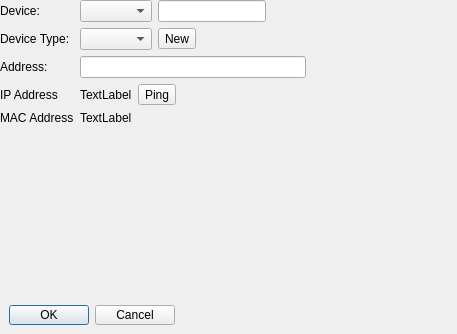
<?xml version="1.0" encoding="UTF-8"?>
<ui version="4.0">
 <class>ActivateIP</class>
 <widget class="QDialog" name="ActivateIP">
  <property name="geometry">
   <rect>
    <x>0</x>
    <y>0</y>
    <width>457</width>
    <height>334</height>
   </rect>
  </property>
  <property name="windowTitle">
   <string>Dialog</string>
  </property>
  <widget class="QDialogButtonBox" name="buttonBox">
   <property name="geometry">
    <rect>
     <x>9</x>
     <y>305</y>
     <width>166</width>
     <height>20</height>
    </rect>
   </property>
   <property name="orientation">
    <enum>Qt::Horizontal</enum>
   </property>
   <property name="standardButtons">
    <set>QDialogButtonBox::Cancel|QDialogButtonBox::Ok</set>
   </property>
  </widget>
  <widget class="QWidget" name="">
   <layout class="QFormLayout" name="formLayout">
    <item row="0" column="0">
     <widget class="QLabel" name="label_4">
      <property name="text">
       <string>Device:</string>
      </property>
     </widget>
    </item>
    <item row="0" column="1">
     <layout class="QHBoxLayout" name="horizontalLayout_2">
      <item>
       <widget class="HostBox" name="hostBox"/>
      </item>
      <item>
       <widget class="QLineEdit" name="devEdit"/>
      </item>
      <item>
       <spacer name="horizontalSpacer_2">
        <property name="orientation">
         <enum>Qt::Horizontal</enum>
        </property>
        <property name="sizeHint" stdset="0">
         <size>
          <width>40</width>
          <height>20</height>
         </size>
        </property>
       </spacer>
      </item>
     </layout>
    </item>
    <item row="1" column="0">
     <widget class="QLabel" name="label">
      <property name="text">
       <string>Device Type:</string>
      </property>
     </widget>
    </item>
    <item row="1" column="1">
     <layout class="QHBoxLayout" name="horizontalLayout">
      <item>
       <widget class="TypeBox" name="typeBox"/>
      </item>
      <item>
       <widget class="QToolButton" name="newButton">
        <property name="text">
         <string>New</string>
        </property>
       </widget>
      </item>
      <item>
       <spacer name="horizontalSpacer">
        <property name="orientation">
         <enum>Qt::Horizontal</enum>
        </property>
        <property name="sizeHint" stdset="0">
         <size>
          <width>40</width>
          <height>20</height>
         </size>
        </property>
       </spacer>
      </item>
     </layout>
    </item>
    <item row="2" column="0">
     <widget class="QLabel" name="label_5">
      <property name="text">
       <string>Address:</string>
      </property>
     </widget>
    </item>
    <item row="2" column="1">
     <widget class="QLineEdit" name="addressEdit"/>
    </item>
    <item row="3" column="0">
     <widget class="QLabel" name="label_2">
      <property name="text">
       <string>IP Address</string>
      </property>
     </widget>
    </item>
    <item row="4" column="0">
     <widget class="QLabel" name="label_3">
      <property name="text">
       <string>MAC Address</string>
      </property>
     </widget>
    </item>
    <item row="4" column="1">
     <widget class="QLabel" name="maclabel">
      <property name="text">
       <string>TextLabel</string>
      </property>
     </widget>
    </item>
    <item row="3" column="1">
     <layout class="QHBoxLayout" name="horizontalLayout_3">
      <item>
       <widget class="QLabel" name="iplabel">
        <property name="text">
         <string>TextLabel</string>
        </property>
       </widget>
      </item>
      <item>
       <widget class="QToolButton" name="pingButton">
        <property name="text">
         <string>Ping</string>
        </property>
       </widget>
      </item>
      <item>
       <spacer name="horizontalSpacer_3">
        <property name="orientation">
         <enum>Qt::Horizontal</enum>
        </property>
        <property name="sizeHint" stdset="0">
         <size>
          <width>40</width>
          <height>20</height>
         </size>
        </property>
       </spacer>
      </item>
     </layout>
    </item>
   </layout>
  </widget>
 </widget>
 <customwidgets>
  <customwidget>
   <class>TypeBox</class>
   <extends>QComboBox</extends>
   <header location="global">typebox.h</header>
  </customwidget>
  <customwidget>
   <class>HostBox</class>
   <extends>QComboBox</extends>
   <header location="global">hostbox.h</header>
  </customwidget>
 </customwidgets>
 <tabstops>
  <tabstop>hostBox</tabstop>
  <tabstop>devEdit</tabstop>
  <tabstop>typeBox</tabstop>
  <tabstop>newButton</tabstop>
  <tabstop>addressEdit</tabstop>
 </tabstops>
 <resources/>
 <connections>
  <connection>
   <sender>buttonBox</sender>
   <signal>accepted()</signal>
   <receiver>ActivateIP</receiver>
   <slot>accept()</slot>
   <hints>
    <hint type="sourcelabel">
     <x>248</x>
     <y>254</y>
    </hint>
    <hint type="destinationlabel">
     <x>157</x>
     <y>274</y>
    </hint>
   </hints>
  </connection>
  <connection>
   <sender>buttonBox</sender>
   <signal>rejected()</signal>
   <receiver>ActivateIP</receiver>
   <slot>reject()</slot>
   <hints>
    <hint type="sourcelabel">
     <x>316</x>
     <y>260</y>
    </hint>
    <hint type="destinationlabel">
     <x>286</x>
     <y>274</y>
    </hint>
   </hints>
  </connection>
 </connections>
</ui>
